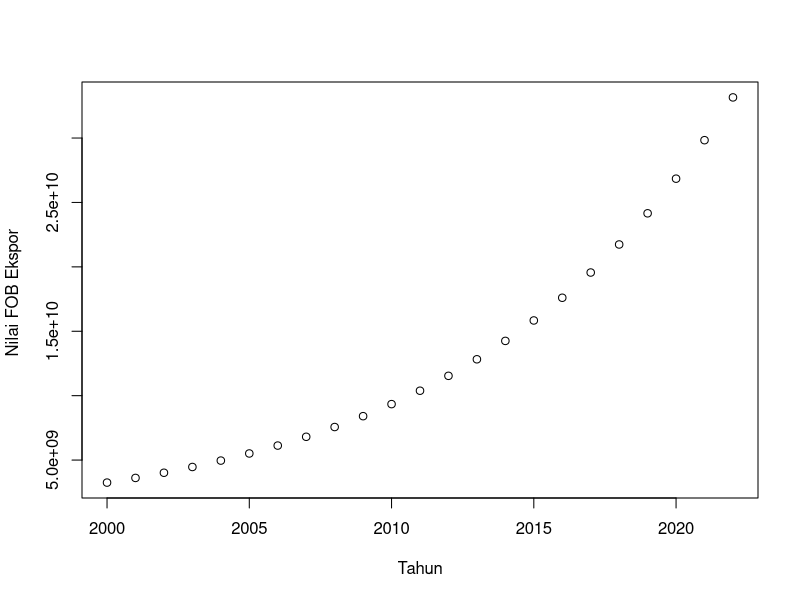
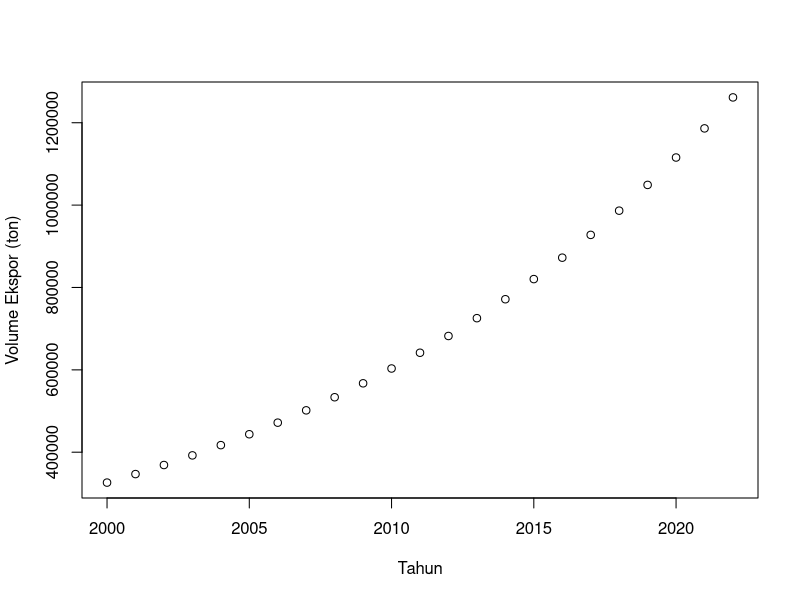
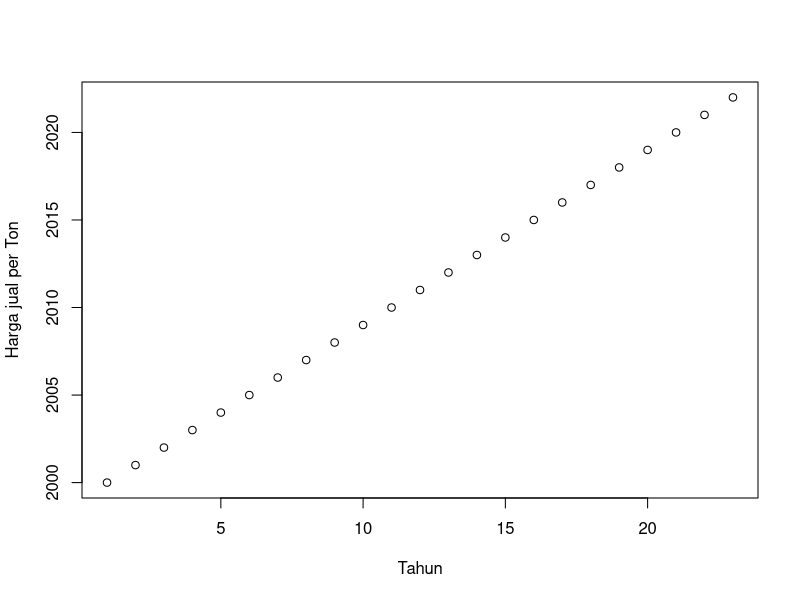
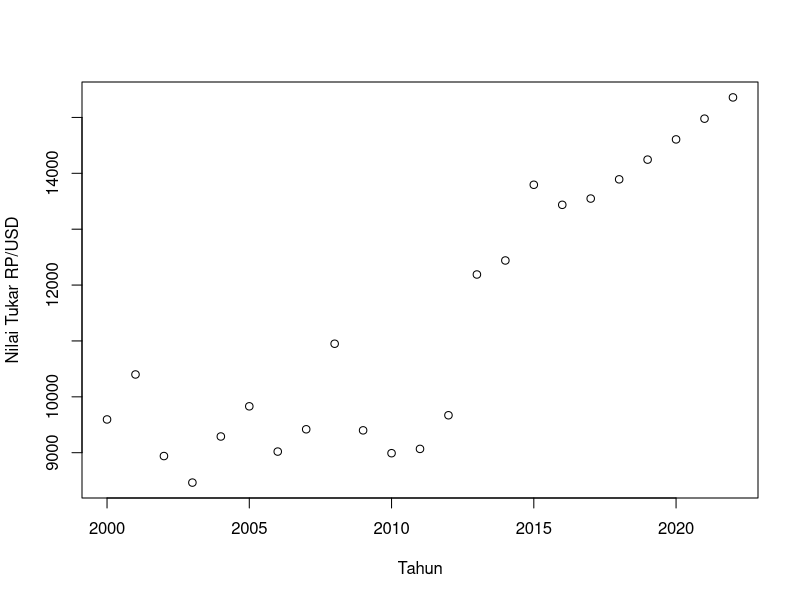
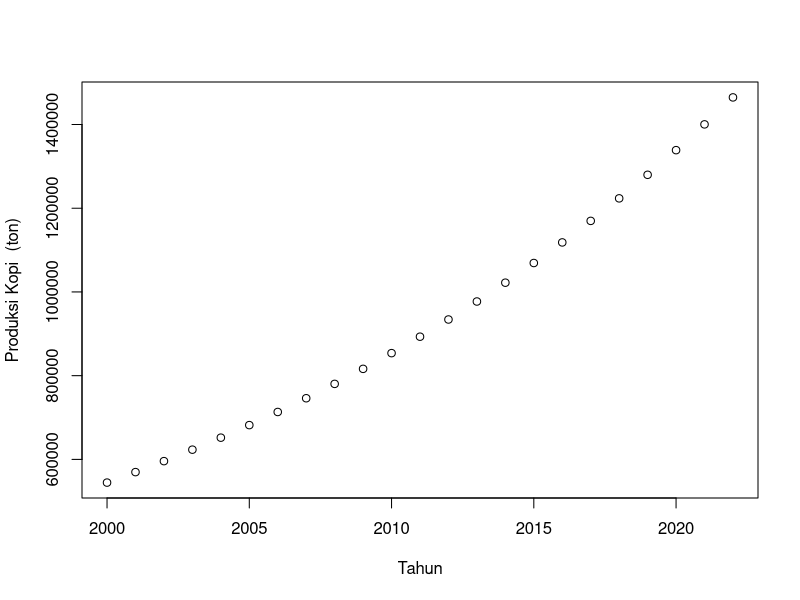
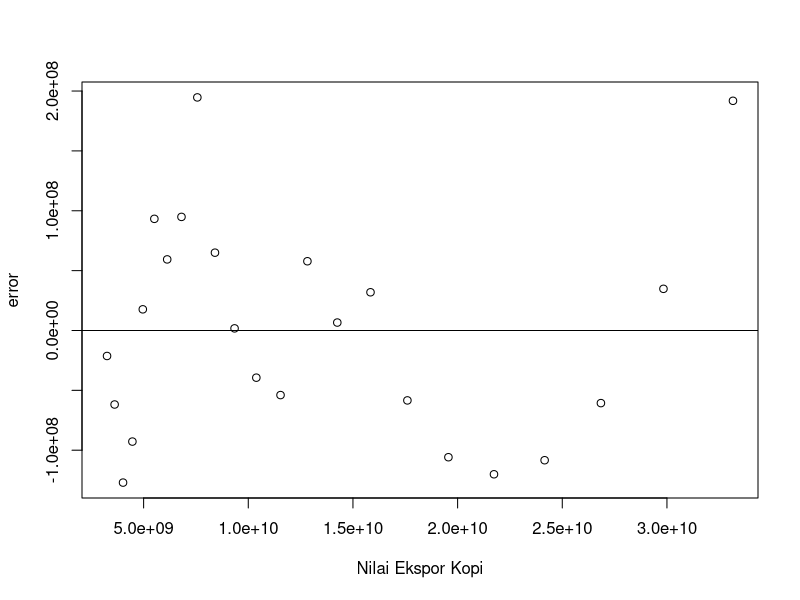
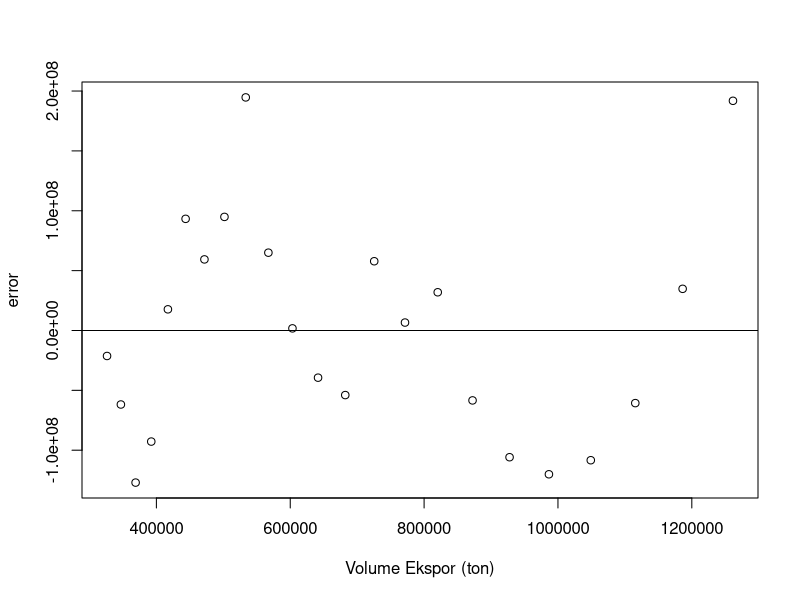

Write R code to recreate these figures, in order. (Note: this script raises an error after producing the figures.)
setwd("D:/METOPEL UAS/FEBRY METOPEL")
library(readxl)
library(tidyverse)
library(kableExtra)
read_excel("kopi2.xlsx")
dat <- read_excel("kopi2.xlsx")
kbl(dat) %>%
  kable_styling(bootstrap_options = c("striped", "hover", "condensed", "responsive"))

# regresi
reg1<-lm(ekspor~volt+hargat+kurs+prodt,data=dat)
summary(reg1)

# Plot 
plot(dat$tahun,dat$ekspor,xlab="Tahun",ylab="Nilai FOB Ekspor ")
plot(dat$tahun,dat$volt,xlab="Tahun",ylab="Volume Ekspor (ton)")
plot(dat$tahun,dat$harga,xlab="Tahun",ylab="Harga jual per Ton")
plot(dat$tahun,dat$kurs,xlab="Tahun",ylab="Nilai Tukar RP/USD")
plot(dat$tahun,dat$prodt,xlab="Tahun",ylab="Produksi Kopi  (ton)")

# Plot Error

dat$m<-resid(reg1)
plot(dat$ekspor,dat$m,xlab="Nilai Ekspor Kopi",ylab="error")
abline(h=0) # membuat garis horizontal di y=0

dat$m<-resid(reg1)
plot(dat$volt,dat$m,xlab="Volume Ekspor (ton)",ylab="error")
abline(h=0) # membuat garis horizontal di y=0

dat$m<-resid(reg1)
plot(dat$harga,dat$m,xlab="Harga jual per Ton",ylab="error")
abline(h=0) # membuat garis horizontal di y=0

dat$m<-resid(reg1)
plot(dat$kurs,dat$m,xlab="Nilai Tukar RP/USD",ylab="error")
abline(h=0) # membuat garis horizontal di y=0

dat$m<-resid(reg1)
plot(dat$prodt,dat$m,xlab="Produksi Kopi Indonesia (ton)",ylab="error")
abline(h=0) # membuat garis horizontal di y=0
